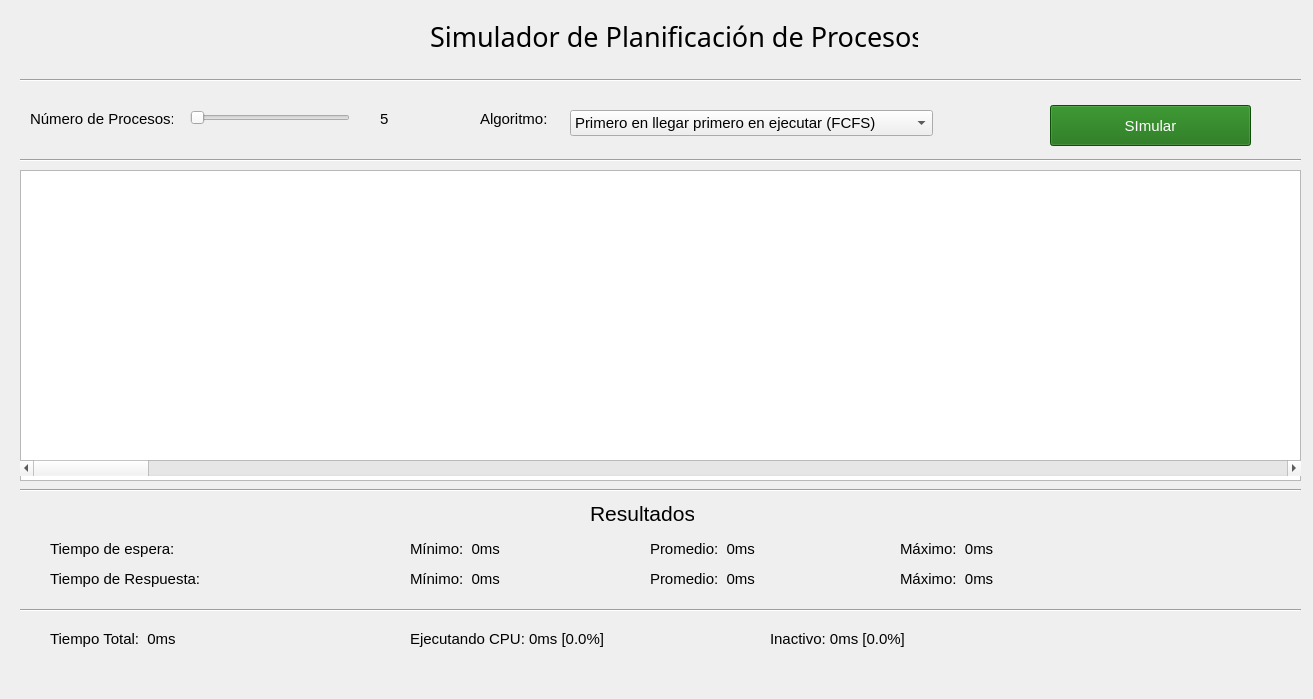
<?xml version="1.0" encoding="UTF-8"?>
<ui version="4.0">
 <class>MainWindow</class>
 <widget class="QMainWindow" name="MainWindow">
  <property name="geometry">
   <rect>
    <x>0</x>
    <y>0</y>
    <width>1313</width>
    <height>699</height>
   </rect>
  </property>
  <property name="font">
   <font>
    <pointsize>20</pointsize>
   </font>
  </property>
  <property name="windowTitle">
   <string>MainWindow</string>
  </property>
  <widget class="QWidget" name="centralwidget">
   <widget class="QLabel" name="txtTitulo">
    <property name="geometry">
     <rect>
      <x>430</x>
      <y>20</y>
      <width>488</width>
      <height>33</height>
     </rect>
    </property>
    <property name="font">
     <font>
      <family>Ubuntu Sans</family>
      <pointsize>20</pointsize>
      <italic>false</italic>
      <fontweight>DemiBold</fontweight>
     </font>
    </property>
    <property name="styleSheet">
     <string notr="true"/>
    </property>
    <property name="text">
     <string>Simulador de Planificación de Procesos</string>
    </property>
   </widget>
   <widget class="QLabel" name="textNumProcesos">
    <property name="geometry">
     <rect>
      <x>30</x>
      <y>110</y>
      <width>143</width>
      <height>18</height>
     </rect>
    </property>
    <property name="font">
     <font>
      <pointsize>11</pointsize>
     </font>
    </property>
    <property name="text">
     <string>Número de Procesos:</string>
    </property>
   </widget>
   <widget class="QSlider" name="sliderNumProcesos">
    <property name="geometry">
     <rect>
      <x>190</x>
      <y>110</y>
      <width>160</width>
      <height>16</height>
     </rect>
    </property>
    <property name="orientation">
     <enum>Qt::Orientation::Horizontal</enum>
    </property>
   </widget>
   <widget class="QLabel" name="numProcesos">
    <property name="geometry">
     <rect>
      <x>380</x>
      <y>110</y>
      <width>66</width>
      <height>18</height>
     </rect>
    </property>
    <property name="font">
     <font>
      <pointsize>11</pointsize>
     </font>
    </property>
    <property name="text">
     <string>5</string>
    </property>
   </widget>
   <widget class="QPushButton" name="btnSimular">
    <property name="geometry">
     <rect>
      <x>1050</x>
      <y>105</y>
      <width>201</width>
      <height>41</height>
     </rect>
    </property>
    <property name="font">
     <font>
      <pointsize>11</pointsize>
     </font>
    </property>
    <property name="styleSheet">
     <string notr="true">background-color: rgb(21, 109, 12);
color: rgb(255,255,255);
</string>
    </property>
    <property name="text">
     <string>SImular</string>
    </property>
   </widget>
   <widget class="Line" name="line">
    <property name="geometry">
     <rect>
      <x>20</x>
      <y>70</y>
      <width>1281</width>
      <height>20</height>
     </rect>
    </property>
    <property name="orientation">
     <enum>Qt::Orientation::Horizontal</enum>
    </property>
   </widget>
   <widget class="Line" name="line_2">
    <property name="geometry">
     <rect>
      <x>20</x>
      <y>150</y>
      <width>1281</width>
      <height>20</height>
     </rect>
    </property>
    <property name="orientation">
     <enum>Qt::Orientation::Horizontal</enum>
    </property>
   </widget>
   <widget class="QComboBox" name="AlgorithmSelect">
    <property name="geometry">
     <rect>
      <x>570</x>
      <y>110</y>
      <width>363</width>
      <height>26</height>
     </rect>
    </property>
    <property name="font">
     <font>
      <pointsize>11</pointsize>
     </font>
    </property>
    <item>
     <property name="text">
      <string>Primero en llegar primero en ejecutar (FCFS)</string>
     </property>
    </item>
    <item>
     <property name="text">
      <string>Primero el trabajo más corto (SJF)</string>
     </property>
    </item>
    <item>
     <property name="text">
      <string>Selección aleatoria</string>
     </property>
    </item>
    <item>
     <property name="text">
      <string>Planificación basada en prioridades (No Expulsivo)</string>
     </property>
    </item>
    <item>
     <property name="text">
      <string>Turno rotativo (round robin)</string>
     </property>
    </item>
    <item>
     <property name="text">
      <string>Primero el menor tiempo restante (SRTF)</string>
     </property>
    </item>
    <item>
     <property name="text">
      <string>Planificación basada en prioridades (Expulsivo)</string>
     </property>
    </item>
   </widget>
   <widget class="QLabel" name="txtAlgoritmo">
    <property name="geometry">
     <rect>
      <x>480</x>
      <y>110</y>
      <width>72</width>
      <height>18</height>
     </rect>
    </property>
    <property name="font">
     <font>
      <pointsize>11</pointsize>
     </font>
    </property>
    <property name="text">
     <string>Algoritmo:</string>
    </property>
   </widget>
   <widget class="QLabel" name="txtResultados">
    <property name="geometry">
     <rect>
      <x>590</x>
      <y>500</y>
      <width>104</width>
      <height>26</height>
     </rect>
    </property>
    <property name="font">
     <font>
      <pointsize>16</pointsize>
     </font>
    </property>
    <property name="text">
     <string>Resultados</string>
    </property>
   </widget>
   <widget class="QLabel" name="txtEspera">
    <property name="geometry">
     <rect>
      <x>50</x>
      <y>540</y>
      <width>131</width>
      <height>18</height>
     </rect>
    </property>
    <property name="font">
     <font>
      <pointsize>11</pointsize>
     </font>
    </property>
    <property name="text">
     <string>Tiempo de espera:  </string>
    </property>
   </widget>
   <widget class="QLabel" name="txtEsperaAvg">
    <property name="geometry">
     <rect>
      <x>650</x>
      <y>540</y>
      <width>181</width>
      <height>18</height>
     </rect>
    </property>
    <property name="font">
     <font>
      <pointsize>11</pointsize>
     </font>
    </property>
    <property name="text">
     <string>Promedio:  0ms</string>
    </property>
   </widget>
   <widget class="QLabel" name="txtEsperaMin">
    <property name="geometry">
     <rect>
      <x>410</x>
      <y>540</y>
      <width>161</width>
      <height>18</height>
     </rect>
    </property>
    <property name="font">
     <font>
      <pointsize>11</pointsize>
     </font>
    </property>
    <property name="text">
     <string>Mínimo:  0ms</string>
    </property>
   </widget>
   <widget class="QLabel" name="txtEsperaMax">
    <property name="geometry">
     <rect>
      <x>900</x>
      <y>540</y>
      <width>181</width>
      <height>18</height>
     </rect>
    </property>
    <property name="font">
     <font>
      <pointsize>11</pointsize>
     </font>
    </property>
    <property name="text">
     <string>Máximo:  0ms</string>
    </property>
   </widget>
   <widget class="QLabel" name="txtRespuesta">
    <property name="geometry">
     <rect>
      <x>50</x>
      <y>570</y>
      <width>156</width>
      <height>18</height>
     </rect>
    </property>
    <property name="font">
     <font>
      <pointsize>11</pointsize>
     </font>
    </property>
    <property name="text">
     <string>Tiempo de Respuesta:  </string>
    </property>
   </widget>
   <widget class="QLabel" name="txtRespuestaMax">
    <property name="geometry">
     <rect>
      <x>900</x>
      <y>570</y>
      <width>181</width>
      <height>18</height>
     </rect>
    </property>
    <property name="font">
     <font>
      <pointsize>11</pointsize>
     </font>
    </property>
    <property name="text">
     <string>Máximo:  0ms</string>
    </property>
   </widget>
   <widget class="QLabel" name="txtRespuestaAvg">
    <property name="geometry">
     <rect>
      <x>650</x>
      <y>570</y>
      <width>191</width>
      <height>18</height>
     </rect>
    </property>
    <property name="font">
     <font>
      <pointsize>11</pointsize>
     </font>
    </property>
    <property name="text">
     <string>Promedio:  0ms</string>
    </property>
   </widget>
   <widget class="QLabel" name="txtRespuestaMin">
    <property name="geometry">
     <rect>
      <x>410</x>
      <y>570</y>
      <width>161</width>
      <height>18</height>
     </rect>
    </property>
    <property name="font">
     <font>
      <pointsize>11</pointsize>
     </font>
    </property>
    <property name="text">
     <string>Mínimo:  0ms</string>
    </property>
   </widget>
   <widget class="Line" name="line_3">
    <property name="geometry">
     <rect>
      <x>20</x>
      <y>480</y>
      <width>1281</width>
      <height>20</height>
     </rect>
    </property>
    <property name="orientation">
     <enum>Qt::Orientation::Horizontal</enum>
    </property>
   </widget>
   <widget class="Line" name="line_4">
    <property name="geometry">
     <rect>
      <x>20</x>
      <y>600</y>
      <width>1281</width>
      <height>20</height>
     </rect>
    </property>
    <property name="orientation">
     <enum>Qt::Orientation::Horizontal</enum>
    </property>
   </widget>
   <widget class="QLabel" name="txtTiempoTotal">
    <property name="geometry">
     <rect>
      <x>50</x>
      <y>630</y>
      <width>161</width>
      <height>18</height>
     </rect>
    </property>
    <property name="font">
     <font>
      <pointsize>11</pointsize>
     </font>
    </property>
    <property name="text">
     <string>Tiempo Total:  0ms</string>
    </property>
   </widget>
   <widget class="QLabel" name="txtInactivo">
    <property name="geometry">
     <rect>
      <x>770</x>
      <y>630</y>
      <width>251</width>
      <height>18</height>
     </rect>
    </property>
    <property name="font">
     <font>
      <pointsize>11</pointsize>
     </font>
    </property>
    <property name="text">
     <string>Inactivo: 0ms [0.0%]</string>
    </property>
   </widget>
   <widget class="QLabel" name="txtEjecutando">
    <property name="geometry">
     <rect>
      <x>410</x>
      <y>630</y>
      <width>301</width>
      <height>18</height>
     </rect>
    </property>
    <property name="font">
     <font>
      <pointsize>11</pointsize>
     </font>
    </property>
    <property name="text">
     <string>Ejecutando CPU: 0ms [0.0%]</string>
    </property>
   </widget>
   <widget class="QGraphicsView" name="view">
    <property name="geometry">
     <rect>
      <x>20</x>
      <y>170</y>
      <width>1281</width>
      <height>311</height>
     </rect>
    </property>
   </widget>
   <widget class="QScrollBar" name="horizontalScrollBar">
    <property name="geometry">
     <rect>
      <x>20</x>
      <y>460</y>
      <width>1281</width>
      <height>16</height>
     </rect>
    </property>
    <property name="orientation">
     <enum>Qt::Orientation::Horizontal</enum>
    </property>
   </widget>
  </widget>
 </widget>
 <resources/>
 <connections/>
</ui>
